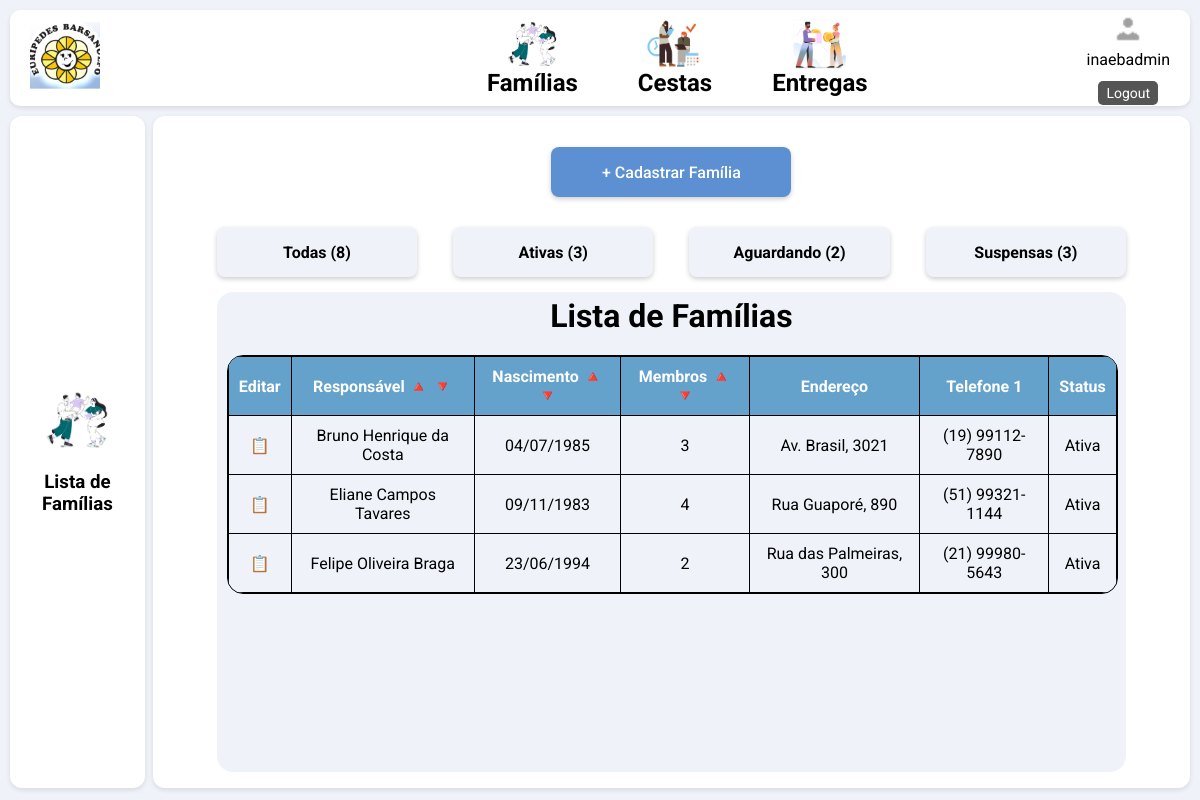
Page /cadastro/familias/?status=Ativa&order_by=nome (signed in) on the earlier database version.
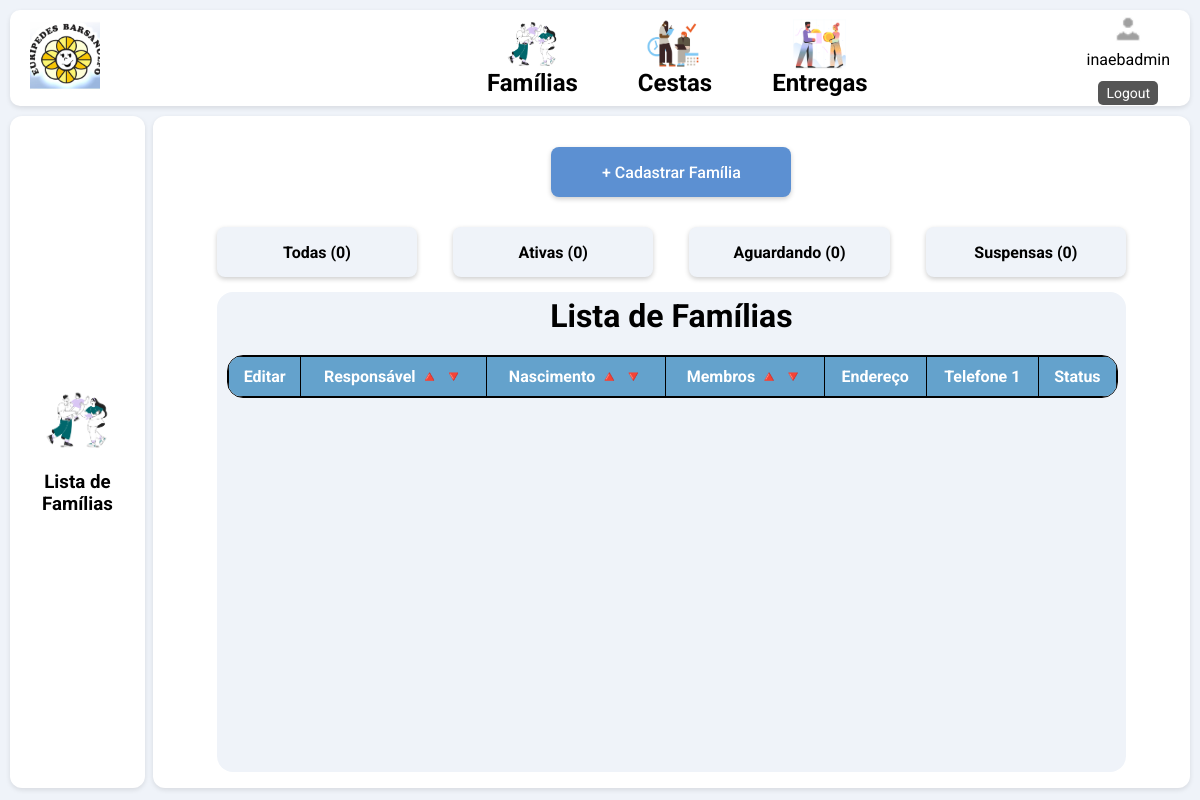
Same page on the later database version.
### website/models.py (models this page shows, shortened)
class Familia(models.Model):
    STATUS_ATENDIMENTO_CHOICES = [
        ("Ativa", "Ativa"),
        ("Suspensa", "Suspensa"),
        ("Aguardando Vaga", "Aguardando Vaga"),
    ]
    status_atendimento = models.CharField(max_length=20, choices=STATUS_ATENDIMENTO_CHOICES, default="Aguardando Vaga")
    inicio_atendimento = models.DateField(null=True, blank=True)
    termino_atendimento = models.DateField(null=True, blank=True)
    qtd_membros = models.IntegerField(null=True, blank=True, default=0)
    data_entrevista = models.DateField(null=True, blank=True)
    nome = models.CharField(max_length=50)
    rg = models.CharField(max_length=12)
    cpf = models.CharField(max_length=14)
    data_nascimento = models.DateField()
    receita_apro = models.CharField(max_length=50, null=True, blank=True)
    despesa_apro = models.CharField(max_length=50, null=True, blank=True)
    obs_responsavel = models.CharField(max_length=50, null=True, blank=True)
    endereco = models.CharField(max_length=50)
    bairro = models.CharField(max_length=50)
    cidade = models.CharField(max_length=50)
    cep = models.CharField(max_length=9)
    ponto_referencia = models.CharField(max_length=50, null=True, blank=True)
    complemento = models.CharField(max_length=50, null=True, blank=True)
    data_visita = models.DateField(null=True, blank=True)
    LIXO_CHOICES = [
        ("Queima", "Queima"),
        ("Enterra", "Enterra"),
        ("Coleta", "Coleta"),
    ]
    lixo = models.CharField(max_length=50, choices=LIXO_CHOICES, null=True, blank=True)
    LIMPEZA_CASA_CHOICES = [
        ("Varre", "Varre"),
        ("Lava", "Lava"),
        ("Ambos", "Ambos"),
    ]
    limpeza_casa = models.CharField(max_length=50, choices=LIMPEZA_CASA_CHOICES, null=True, blank=True)
    obs_limpeza = models.CharField(max_length=2000, null=True, blank=True)
    AGUA_CHOICES = [
        ("Encanada", "Encanada"),
        ("Poço", "Poço"),
        ("Cisterna", "Cisterna"),
    ]
    agua = models.CharField(max_length=50, null=True, blank=True, choices=AGUA_CHOICES)
    ESGOTO_CHOICES = [
        ("Rede", "Rede"),
        ("Fossa", "Fossa"),
        ("Céu Aberto", "Céu Aberto"),
    ]
    esgoto = models.CharField(max_length=50, null=True, blank=True, choices=ESGOTO_CHOICES)
    obs_saneamento = models.CharField(max_length=2000, null=True, blank=True)
    TIPO_MORADIA_CHOICES = [
        ("Própria", "Própria"),
        ("Alugada", "Alugada"),
        ("Cedida", "Cedida"),
    ]
    tipo_moradia= models.CharField(max_length=20, null=True, blank=True, choices=TIPO_MORADIA_CHOICES)
    num_comodo = models.IntegerField(null=True, blank=True)
    num_moradores = models.IntegerField(null=True, blank=True)
    BANHEIRO_CHOICES = [
        ("Banheiro Externo", "Banheiro Externo"),
        ("Banheiro Interno", "Banheiro Interno"),
    ]
    banheiro = models.CharField(max_length=20, null=True, blank=True, choices=BANHEIRO_CHOICES)
    CONSTRUCAO_CHOICES = [
        ("Alvenaria", "Alvenaria"),
        ("Taipa", "Taipa"),
        ("Madeira", "Madeira"),
    ]
    construcao = models.CharField(max_length=50, null=True, blank=True, choices=CONSTRUCAO_CHOICES)
    televisor = models.BooleanField(null=True, blank=True)
    geladeira = models.BooleanField(null=True, blank=True)
    celular_smartphone_tablet = models.BooleanField(null=True, blank=True)
    aparelho_som = models.BooleanField(null=True, blank=True)
    maquina_lavar = models.BooleanField(null=True, blank=True)
    carro_moto = models.BooleanField(null=True, blank=True)
    dvd = models.BooleanField(null=True, blank=True)
    computador_notebook = models.BooleanField(null=True, blank=True)
    telefone_internet = models.BooleanField(null=True, blank=True)
    obs_gerais = models.TextField(max_length=2000, null=True, blank=True)

class Telefone(models.Model):
    familia = models.ForeignKey(Familia, on_delete=models.CASCADE)
    telefone = models.CharField(max_length=20, null=True, blank=True)

### website/views.py (the view)
# urls.py: path("cadastro/familias/", lista_familias, name="lista_familias"),            # listagem
@login_required(login_url='/login/')
def lista_familias(request):
    order_field   = request.GET.get('order_by', 'nome')
    status_filtro = request.GET.get('status')
    valid_fields = ['nome', 'data_nascimento', 'qtd_membros', '-nome', '-data_nascimento', '-qtd_membros']
    if order_field not in valid_fields:
        order_field = 'nome'
    queryset = (
        Familia.objects
        .annotate(total_membros=Count('parente'))
    )
    if status_filtro in ['Ativa', 'Suspensa', 'Aguardando Vaga']:
        queryset = queryset.filter(status_atendimento=status_filtro)
    if 'nome' in order_field:
        descending = order_field.startswith('-')
        queryset = queryset.annotate(nome_lower=Lower('nome'))
        queryset = queryset.order_by('-nome_lower' if descending else 'nome_lower')
    else:
        queryset = queryset.order_by(order_field)
    queryset = queryset.prefetch_related('telefone_set')
    context = {
        'dados_familia': queryset,
        'range': range(20),
        'total_familias': Familia.objects.count(),
        'total_ativas': Familia.objects.filter(status_atendimento="Ativa").count(),
        'total_aguardando': Familia.objects.filter(status_atendimento="Aguardando Vaga").count(),
        'total_suspensas': Familia.objects.filter(status_atendimento="Suspensa").count(),
        'status_filtro': status_filtro,
        'order_field': order_field,
    }
    return render(request, "lista_familias.html", context)

### website/templates/lista_familias.html (shortened to what this page needs)
{% load static %}
<!DOCTYPE html>
<html lang="en">
<head>
    <link rel="stylesheet" href="{% static 'css/daniel.css' %}" typer="css">
</head>
<body>
{% include 'includes/nav.html' %}
<div class="main-container">
    <div class="left-column">
        <div class="left-column-content">
        <img src="{% static 'img/familia.png' %}" alt="Example" />
        <h3>Lista de Famílias</h3>
        </div>
    </div>
    <div class="right-column">
        <div class="right-column-content">
            <div class="right-column-buttons-1">
                <div class="buttons-1-row">
                    <a href="{% url 'criar_familia' %}">
                    <div class="button-register-1">
                        + Cadastrar Família
                    </div></a>
                </div>
                    <div class="buttons-1-row">
                    <a href="{% url 'lista_familias' %}{% if order_field %}?order_by={{ order_field }}{% endif %}" class="button-info-1 {% if not status_filtro %}ativo{% endif %}">
                        Todas ({{ total_familias }})
                    </a>
                    <a href="{% url 'lista_familias' %}?status=Ativa{% if order_field %}&order_by={{ order_field }}{% endif %}" class="button-info-1 {% if status_filtro == 'Ativa' %}ativo{% endif %}">
                        Ativas ({{ total_ativas }})
                    </a>
                    <a href="{% url 'lista_familias' %}?status=Aguardando Vaga{% if order_field %}&order_by={{ order_field }}{% endif %}" class="button-info-1 {% if status_filtro == 'Aguardando Vaga' %}ativo{% endif %}">
                        Aguardando ({{ total_aguardando }})
                    </a>
                    <a href="{% url 'lista_familias' %}?status=Suspensa{% if order_field %}&order_by={{ order_field }}{% endif %}" class="button-info-1 {% if status_filtro == 'Suspensa' %}ativo{% endif %}">
                        Suspensas ({{ total_suspensas }})
                    </a>
                    </div>
            </div>
            <div class="right-column-list-1">
            <h1>Lista de Famílias</h1>
            <div class="table-container">
                <table>
                <thead>
                    <tr>
                        <th>Editar</th>
                        <th>
                        Responsável
                        <a href="?order_by=nome{% if status_filtro %}&status={{ status_filtro }}{% endif %}">🔺</a>
                        <a href="?order_by=-nome{% if status_filtro %}&status={{ status_filtro }}{% endif %}">🔻</a>
                        </th>
                        <th>
                        Nascimento
                        <a href="?order_by=data_nascimento{% if status_filtro %}&status={{ status_filtro }}{% endif %}">🔺</a>
                        <a href="?order_by=-data_nascimento{% if status_filtro %}&status={{ status_filtro }}{% endif %}">🔻</a>
                        </th>
                        <th>
                        Membros
                        <a href="?order_by=qtd_membros{% if status_filtro %}&status={{ status_filtro }}{% endif %}">🔺</a>
                        <a href="?order_by=-qtd_membros{% if status_filtro %}&status={{ status_filtro }}{% endif %}">🔻</a>
                        </th>
                        <th>Endereço</th>
                        <th>Telefone 1</th>
                        <th>Status</th>
                    </tr>
                </thead>
                <tbody>
                    {% for registro in dados_familia %}
                    <tr>
                    <td><a href="{{ registro.id }}/editar">📋</a></td>
                    <td>{{ registro.nome }}</td>
                    <td>{{ registro.data_nascimento|date:"d/m/Y" }}</td>
                    <td>{{ registro.qtd_membros }}</td>
                    <td>{{ registro.endereco }}</td>
                    <td>{{ registro.telefone_set.all.0.telefone|default:"—" }}</td>
                    <td>{{ registro.status_atendimento }}</td>
                    </tr>
                    {% endfor %}
                </tbody>
                </table>
            </div>
            </div>
        </div>
    </div>
</div>
</body>
</html>

### website/templates/includes/headers.html (shortened to what this page needs)
{% load static %}

### website/templates/includes/nav.html (shortened to what this page needs)
{% load static %}
<nav class="nav">
    <div class="nav-left">
      <a href="{% url 'menu' %}">
      <img src="{% static 'img/logo.jpg' %}" alt="Logo" class="logo" />
      </a>
    </div>
    <ul class="nav-items">
      <li>
        <a href="{% url 'lista_familias' %}">
        <img src="{% static 'img/familia.png' %}" alt="Famílias" />
        <h2>Famílias</h2>
        </a>
      </li>
      <li>
        <a href="{% url 'cadastro_cestas' %}">
        <img src="{% static 'img/cadastro_produtos.png' %}" alt="Cestas" />
        <h2>Cestas</h2>
        </a>
      </li>
      <li>
        <a href="{% url 'lista_entregas' %}">
        <img src="{% static 'img/doacao.png' %}" alt="Entregas" />
        <h2>Entregas</h2>
        </a>
      </li>
    </ul>
    <div class="nav-right">
      <a href="/admin"><img src="{% static 'img/icone_login2.png' %}" alt="User" class="user-icon" /></a>
      {% if user.is_authenticated %}
          {{ user.username }}
          <form action="{% url 'logout' %}" method="post" style="display: inline;">
              <button type="submit" class="logout-button">Logout</button>
          </form>
      {% else %}
      <a href="{% url 'login' %}">Login</a>
      {% endif %}
    </div>
</nav>

### static/css/daniel.css (style rules this page uses)
* { margin: 0; padding: 0; box-sizing: border-box; font-family: 'Roboto', sans-serif; }
body { background: #EFF3F9; flex-direction: column; }
h1 { margin: 5px; }
button { display: block; width: 100%; padding: 10px; margin-top: 10px; border: none; border-radius: 5px; cursor: pointer; font-size: 16px; }
a { text-decoration: none; color: inherit; }
.nav { box-sizing: border-box; text-align: center; margin: 10px; height: 12vh; border-radius: 10px; background-color: #ffffff; display: flex; align-items: center; justify-content: space-between; padding: 0 20px; box-shadow: 0 2px 5px rgba(0,0,0,0.1); gap: 5vw; }
.nav-left .logo { width: 70px; height: auto; }
.nav-items { list-style: none; display: flex; gap: 5vw; position: relative; margin-left: 14vw; }
.nav-items li { display: flex; flex-direction: column; align-items: center; position: relative; }
.nav-items li a { display: flex; flex-direction: column; align-items: center; text-decoration: none; color: inherit; }
.nav-items li img { width: 70px; object-fit: contain; height: 50px; }
.nav-right { display: flex; flex-direction: column; align-items: center; gap: 2px; }
.nav-right .user-icon { margin-top: 2px; width: 30px; height: auto; }
.logout-button { background-color: #555; color: white; border: none; padding: 4px 8px; border-radius: 5px; font-size: 14px; cursor: pointer; }
.main-container { display: flex; gap: 0.5rem; height: 84vh; box-sizing: border-box; margin: 10px; }
.left-column { flex: 0.25; box-shadow: 0 2px 5px rgba(0,0,0,0.1); background-color: #fff; border-radius: 12px; align-content: center; }
.left-column-content { padding: 2rem; text-align: center; }
.left-column-content img { display: inline-block; max-width: 100%; height: auto; border-radius: 8px; margin-bottom: 1rem; }
.right-column { flex: 2; background-color: #ffffff; padding: 1rem; border-radius: 12px; box-shadow: 0 2px 5px rgba(0,0,0,0.1); display: flex; flex-direction: column; overflow: auto; }
.right-column-content { padding-right: 3rem; padding-left: 3rem; text-align: center; flex-direction: column; height: 100%; width: 100%; flex: 1; display: flex; }
.right-column-buttons-1 { flex: 0.25; display: flex; flex-direction: column; height: 100%; }
.buttons-1-row { flex: 1; display: flex; align-items: center; justify-content: center; height: 100%; gap: 3vw; }
.button-register-1 { display: inline-block; background-color: #5C90D2; color: #ffffff; width: 240px; height: 50px; border: none; border-radius: 8px; font-size: 16px; font-weight: 500; text-decoration: none; align-content: center; cursor: pointer; text-align: center; transition: background-color 0.3s ease, box-shadow 0.3s ease; box-shadow: 0 2px 5px rgba(0, 0, 0, 0.2); }
.button-info-1 { display: inline-block; background-color: #EFF3F9; color: #000000; width: 240px; height: 50px; border: none; border-radius: 8px; font-size: 16px; font-weight: 500; text-decoration: none; align-content: center; cursor: pointer; text-align: center; transition: background-color 0.3s ease, box-shadow 0.3s ease; box-shadow: 0 2px 5px rgba(0, 0, 0, 0.2); font-weight: bold; }
.right-column-list-1 { flex: 0.75; border-radius: 16px; background-color: #EFF3F9; }
.table-container { width: 98%; max-height: 500px; overflow: auto; border: 1px solid #000; margin-top: 20px; margin-left: 10px; margin-right: 10px; border-radius: 16px; }
table { width: 100%; border-collapse: collapse; }
table th, table td { border: 1px solid #000; padding: 10px; text-align: center; }
table th { background-color: rgb(100, 162, 204); color: white; font-weight: bold; position: sticky; top: 0; z-index: 2; }

Differences in the rows shown:
removed Familia: nome "Bruno Henrique da Costa", data_nascimento "04/07/1985", qtd_membros "3", endereco "Av. Brasil, 3021", telefone_set.all.0.telefone "(19) 99112-7890", status_atendimento "Ativa"
removed Familia: nome "Eliane Campos Tavares", data_nascimento "09/11/1983", qtd_membros "4", endereco "Rua Guaporé, 890", telefone_set.all.0.telefone "(51) 99321-1144", status_atendimento "Ativa"
removed Familia: nome "Felipe Oliveira Braga", data_nascimento "23/06/1994", qtd_membros "2", endereco "Rua das Palmeiras, 300", telefone_set.all.0.telefone "(21) 99980-5643", status_atendimento "Ativa"
Other differences:
{{ total_familias }}: "8" → "0"
{{ total_ativas }}: "3" → "0"
{{ total_aguardando }}: "2" → "0"
{{ total_suspensas }}: "3" → "0"
